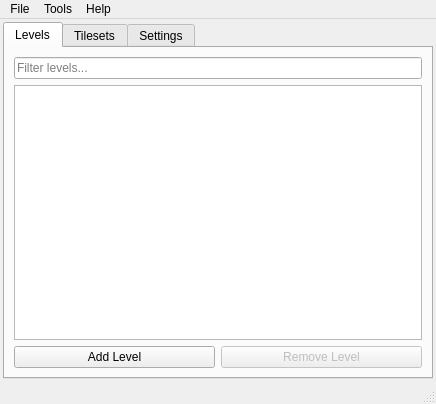
<?xml version="1.0" encoding="UTF-8"?>
<ui version="4.0">
 <class>MainWindow</class>
 <widget class="QMainWindow" name="MainWindow">
  <property name="geometry">
   <rect>
    <x>0</x>
    <y>0</y>
    <width>436</width>
    <height>404</height>
   </rect>
  </property>
  <property name="windowTitle">
   <string>CoinKiller</string>
  </property>
  <property name="styleSheet">
   <string notr="true"/>
  </property>
  <widget class="QWidget" name="centralWidget">
   <layout class="QVBoxLayout" name="verticalLayout">
    <property name="leftMargin">
     <number>3</number>
    </property>
    <property name="topMargin">
     <number>3</number>
    </property>
    <property name="rightMargin">
     <number>3</number>
    </property>
    <property name="bottomMargin">
     <number>3</number>
    </property>
    <item>
     <widget class="QTabWidget" name="tabWidget">
      <property name="currentIndex">
       <number>0</number>
      </property>
      <widget class="QWidget" name="tab_levels">
       <attribute name="title">
        <string>Levels</string>
       </attribute>
       <layout class="QVBoxLayout" name="verticalLayout_2" stretch="0,0,0">
        <property name="leftMargin">
         <number>9</number>
        </property>
        <property name="topMargin">
         <number>9</number>
        </property>
        <property name="rightMargin">
         <number>9</number>
        </property>
        <property name="bottomMargin">
         <number>9</number>
        </property>
        <item>
         <widget class="QLineEdit" name="levelFilterEdit">
          <property name="placeholderText">
           <string>Filter levels...</string>
          </property>
          <property name="clearButtonEnabled">
           <bool>true</bool>
          </property>
         </widget>
        </item>
        <item>
         <widget class="QTreeView" name="levelList">
          <property name="sizePolicy">
           <sizepolicy hsizetype="Expanding" vsizetype="Expanding">
            <horstretch>0</horstretch>
            <verstretch>0</verstretch>
           </sizepolicy>
          </property>
          <property name="editTriggers">
           <set>QAbstractItemView::EditTrigger::NoEditTriggers</set>
          </property>
          <attribute name="headerVisible">
           <bool>false</bool>
          </attribute>
         </widget>
        </item>
        <item>
         <layout class="QHBoxLayout" name="horizontalLayout">
          <property name="topMargin">
           <number>0</number>
          </property>
          <property name="rightMargin">
           <number>0</number>
          </property>
          <item>
           <widget class="QPushButton" name="addLevelBtn">
            <property name="text">
             <string>Add Level</string>
            </property>
           </widget>
          </item>
          <item>
           <widget class="QPushButton" name="removeLevelBtn">
            <property name="enabled">
             <bool>false</bool>
            </property>
            <property name="text">
             <string>Remove Level</string>
            </property>
           </widget>
          </item>
         </layout>
        </item>
       </layout>
      </widget>
      <widget class="QWidget" name="tab_tilesets">
       <attribute name="title">
        <string>Tilesets</string>
       </attribute>
       <layout class="QVBoxLayout" name="verticalLayout_3">
        <item>
         <layout class="QHBoxLayout" name="tilesetFilterLayout">
          <item>
           <widget class="QLineEdit" name="tilesetFilterEdit">
            <property name="placeholderText">
             <string>Filter tilesets...</string>
            </property>
            <property name="clearButtonEnabled">
             <bool>true</bool>
            </property>
           </widget>
          </item>
          <item>
           <widget class="QComboBox" name="tilesetGroupCombo">
            <property name="minimumSize">
             <size>
              <width>100</width>
              <height>0</height>
             </size>
            </property>
           </widget>
          </item>
         </layout>
        </item>
        <item>
         <widget class="QTreeView" name="tilesetList">
          <property name="editTriggers">
           <set>QAbstractItemView::EditTrigger::NoEditTriggers</set>
          </property>
          <property name="headerHidden">
           <bool>true</bool>
          </property>
         </widget>
        </item>
        <item>
         <layout class="QHBoxLayout" name="horizontalLayout_2">
          <item>
           <widget class="QPushButton" name="addTilesetBtn">
            <property name="text">
             <string>Add Tileset</string>
            </property>
           </widget>
          </item>
          <item>
           <widget class="QPushButton" name="removeTilesetBtn">
            <property name="enabled">
             <bool>false</bool>
            </property>
            <property name="text">
             <string>Remove Tileset</string>
            </property>
           </widget>
          </item>
         </layout>
        </item>
       </layout>
      </widget>
      <widget class="QWidget" name="tab_settings">
       <attribute name="title">
        <string>Settings</string>
       </attribute>
       <layout class="QVBoxLayout" name="verticalLayout_5">
        <item>
         <layout class="QVBoxLayout" name="verticalLayout_4">
          <item>
           <widget class="QLabel" name="languagesLabel">
            <property name="text">
             <string>Languages</string>
            </property>
           </widget>
          </item>
          <item>
           <widget class="QListWidget" name="languageSelector"/>
          </item>
          <item>
           <layout class="QHBoxLayout" name="spriteDataLayout">
            <item>
             <widget class="QPushButton" name="updateSpriteData">
              <property name="text">
               <string>Update Spritedata</string>
              </property>
             </widget>
            </item>
            <item>
             <widget class="QToolButton" name="spriteDataSettingsButton">
              <property name="minimumSize">
               <size>
                <width>28</width>
                <height>28</height>
               </size>
              </property>
              <property name="font">
               <font>
                <pointsize>14</pointsize>
               </font>
              </property>
              <property name="toolTip">
               <string>Spritedata settings</string>
              </property>
              <property name="text">
               <string>⚙</string>
              </property>
             </widget>
            </item>
           </layout>
          </item>
         </layout>
        </item>
        <item>
         <layout class="QGridLayout" name="gridLayout">
          <item row="0" column="0">
           <widget class="QCheckBox" name="darkModeCheckbox">
            <property name="text">
             <string>Dark Mode</string>
            </property>
           </widget>
          </item>
          <item row="0" column="1">
           <widget class="QCheckBox" name="maximisedCheckbox">
            <property name="text">
             <string>Start Maximised</string>
            </property>
           </widget>
          </item>
          <item row="1" column="0">
           <widget class="QCheckBox" name="loadLastCheckbox">
            <property name="text">
             <string>Load last ROMFS</string>
            </property>
           </widget>
          </item>
         </layout>
        </item>
       </layout>
      </widget>
     </widget>
    </item>
   </layout>
  </widget>
  <widget class="QMenuBar" name="menuBar">
   <property name="geometry">
    <rect>
     <x>0</x>
     <y>0</y>
     <width>436</width>
     <height>22</height>
    </rect>
   </property>
   <widget class="QMenu" name="menuFile">
    <property name="title">
     <string>File</string>
    </property>
    <addaction name="actionLoadUnpackedROMFS"/>
    <addaction name="separator"/>
    <addaction name="actionShowROMFSDir"/>
   </widget>
   <widget class="QMenu" name="menuHelp">
    <property name="title">
     <string>Help</string>
    </property>
    <addaction name="actionAbout"/>
   </widget>
   <widget class="QMenu" name="menuTools">
    <property name="title">
     <string>Tools</string>
    </property>
    <addaction name="actionSarcExplorer"/>
   </widget>
   <addaction name="menuFile"/>
   <addaction name="menuTools"/>
   <addaction name="menuHelp"/>
  </widget>
  <widget class="QStatusBar" name="statusBar"/>
  <action name="actionLoadUnpackedROMFS">
   <property name="text">
    <string>Load unpacked ROMFS...</string>
   </property>
   <property name="toolTip">
    <string>Load unpacked ROMFS</string>
   </property>
   <property name="shortcut">
    <string>Ctrl+O</string>
   </property>
  </action>
  <action name="actionAbout">
   <property name="text">
    <string>About CoinKiller</string>
   </property>
   <property name="toolTip">
    <string>About CoinKiller</string>
   </property>
  </action>
  <action name="actionSarcExplorer">
   <property name="text">
    <string>Sarc Explorer</string>
   </property>
   <property name="toolTip">
    <string>Sarc Explorer</string>
   </property>
  </action>
  <action name="actionShowROMFSDir">
   <property name="enabled">
    <bool>false</bool>
   </property>
   <property name="text">
    <string>Show ROMFS Directory</string>
   </property>
   <property name="toolTip">
    <string>Show ROMFS Directory</string>
   </property>
  </action>
 </widget>
 <layoutdefault spacing="6" margin="11"/>
 <resources/>
 <connections/>
</ui>
